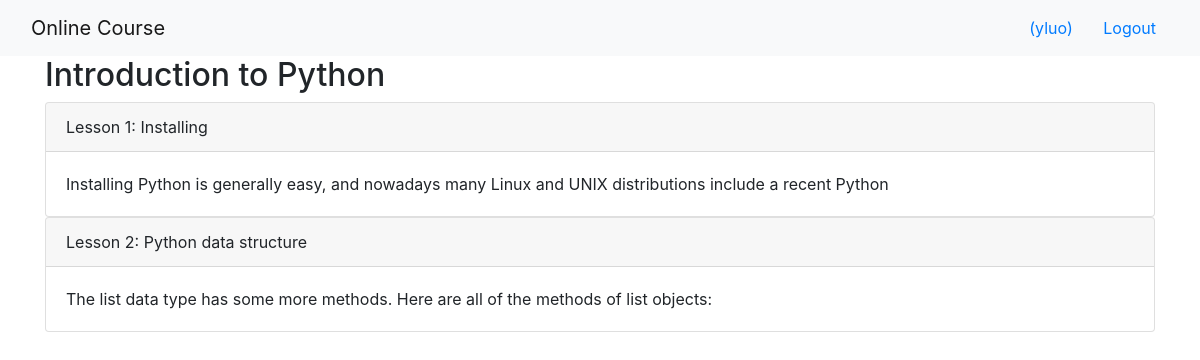
The page /onlinecourse/course/2/ (signed in) on the database its author committed.
### onlinecourse/models.py (models this page shows, shortened)
class Course(models.Model):
    name = models.CharField(null=False, max_length=30, default='online course')
    image = models.ImageField(upload_to='course_images/')
    description = models.CharField(max_length=1000)
    pub_date = models.DateField(null=True)
    instructors = models.ManyToManyField(Instructor)
    users = models.ManyToManyField(settings.AUTH_USER_MODEL, through='Enrollment')
    total_enrollment = models.IntegerField(default=0)
    is_enrolled = False

class Lesson(models.Model):
    title = models.CharField(max_length=200, default="title")
    order = models.IntegerField(default=0)
    course = models.ForeignKey(Course, on_delete=models.CASCADE)
    content = models.TextField()

### onlinecourse/views.py (the view)
class CourseDetailsView(generic.DetailView):
    model = Course
    template_name = 'onlinecourse/course_detail.html'

### onlinecourse/templates/onlinecourse/course_detail.html (shortened to what this page needs)
<!DOCTYPE html>
<html lang="en">
    <head>
        {% load static %}
        <link rel="stylesheet" href="https://maxcdn.bootstrapcdn.com/bootstrap/4.5.2/css/bootstrap.min.css">
    </head>
<body>
<nav class="navbar navbar-light bg-light">
    <div class="container-fluid">
        <div class="navbar-header">
            <a class="navbar-brand" href="{% url 'onlinecourse:popular_course_list' %}">Online Course</a>
        </div>
        <ul class="nav navbar-nav navbar-right">
            {% if user.is_authenticated %}
            <li>
                <a class="btn btn-link" href="#">{{ user.first_name }}({{ user.username }})</a>
                <a class="btn btn-link" href="{% url 'onlinecourse:logout' %}">Logout</a>
            </li>
            {% endif %}
        </ul>
    </div>
</nav>
<div class="container">
    <h2>{{ course.name }}</h2>
    <div class="card-columns-vertical">
        {% for lesson in course.lesson_set.all %}
        <div class="card">
            <div class="card-header">Lesson {{ forloop.counter }}: {{ lesson.title }}</div>
            <div class="card-body">{{lesson.content}}</div>
        </div>
        {% endfor %}
    </div>
</div>
</body>
</html>

### rows shown on the page
Course: name "Introduction to Python"
Lesson: title "Installing", content "Installing Python is generally easy, and nowadays many Linux and UNIX distributions include a recent Python"
Lesson: title "Python data structure", content "The list data type has some more methods. Here are all of the methods of list objects:"

### other values the page prints
{{ user.username }} "yluo"
